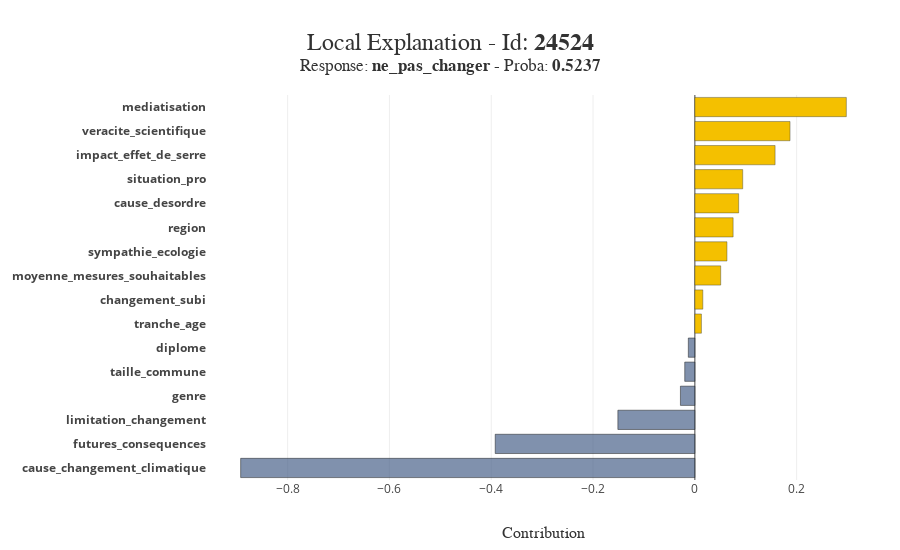

Notebook code for this chart:
### Code cell
#détail pour un individu
xpl.plot.local_plot(index=Xtest.iloc[0].name)

### Figure 1 — Plotly figure (JSON) as saved in the notebook; plotly's stock layout.template omitted (floating-point values rounded to 4 significant figures)
{"data": [{"customdata": ["<b>cause_changement_climatique :</b><br />phenomene_naturel"], "hovertemplate": "%{customdata}<br />Contribution: %{x:.4f}<extra></extra>", "marker": {"color": "rgba(74, 99, 138, 0.7)", "line": {"color": "rgba(27, 28, 28, 1.0)", "width": 0.5}}, "orientation": "h", "showlegend": false, "type": "bar", "x": [-0.8923], "y": ["<b>cause_changement_climatique</b>"]}, {"customdata": ["<b>futures_consequences :</b><br />Le changement aura des effets positifs"], "hovertemplate": "%{customdata}<br />Contribution: %{x:.4f}<extra></extra>", "marker": {"color": "rgba(74, 99, 138, 0.7)", "line": {"color": "rgba(27, 28, 28, 1.0)", "width": 0.5}}, "orientation": "h", "showlegend": false, "type": "bar", "x": [-0.3922], "y": ["<b>futures_consequences</b>"]}, {"customdata": ["<b>limitation_changement :</b><br />No rep."], "hovertemplate": "%{customdata}<br />Contribution: %{x:.4f}<extra></extra>", "marker": {"color": "rgba(74, 99, 138, 0.7)", "line": {"color": "rgba(27, 28, 28, 1.0)", "width": 0.5}}, "orientation": "h", "showlegend": false, "type": "bar", "x": [-0.1513], "y": ["<b>limitation_changement</b>"]}, {"customdata": ["<b>genre :</b><br />Un homme"], "hovertemplate": "%{customdata}<br />Contribution: %{x:.4f}<extra></extra>", "marker": {"color": "rgba(74, 99, 138, 0.7)", "line": {"color": "rgba(27, 28, 28, 1.0)", "width": 0.5}}, "orientation": "h", "showlegend": false, "type": "bar", "x": [-0.02835], "y": ["<b>genre</b>"]}, {"customdata": ["<b>taille_commune :</b><br />Dans une agglomération de 100.000 habitants et<br />plus, en province"], "hovertemplate": "%{customdata}<br />Contribution: %{x:.4f}<extra></extra>", "marker": {"color": "rgba(74, 99, 138, 0.7)", "line": {"color": "rgba(27, 28, 28, 1.0)", "width": 0.5}}, "orientation": "h", "showlegend": false, "type": "bar", "x": [-0.01989], "y": ["<b>taille_commune</b>"]}, {"customdata": ["<b>diplome :</b><br />Baccalauréat général, technologique ou professionnel"], "hovertemplate": "%{customdata}<br />Contribution: %{x:.4f}<extra></extra>", "marker": {"color": "rgba(74, 99, 138, 0.7)", "line": {"color": "rgba(27, 28, 28, 1.0)", "width": 0.5}}, "orientation": "h", "showlegend": false, "type": "bar", "x": [-0.01285], "y": ["<b>diplome</b>"]}, {"customdata": ["<b>tranche_age :</b><br />50-64 ans"], "hovertemplate": "%{customdata}<br />Contribution: %{x:.4f}<extra></extra>", "marker": {"color": "rgba(244, 192, 0, 1.0)", "line": {"color": "rgba(52, 55, 54, 0.8)", "width": 0.5}}, "orientation": "h", "showlegend": false, "type": "bar", "x": [0.01291], "y": ["<b>tranche_age</b>"]}, {"customdata": ["<b>changement_subi :</b><br />Non, jamais"], "hovertemplate": "%{customdata}<br />Contribution: %{x:.4f}<extra></extra>", "marker": {"color": "rgba(244, 192, 0, 1.0)", "line": {"color": "rgba(52, 55, 54, 0.8)", "width": 0.5}}, "orientation": "h", "showlegend": false, "type": "bar", "x": [0.01565], "y": ["<b>changement_subi</b>"]}, {"customdata": ["<b>moyenne_mesures_souhaitables :</b><br />2.0833333333333335"], "hovertemplate": "%{customdata}<br />Contribution: %{x:.4f}<extra></extra>", "marker": {"color": "rgba(244, 192, 0, 1.0)", "line": {"color": "rgba(52, 55, 54, 0.8)", "width": 0.5}}, "orientation": "h", "showlegend": false, "type": "bar", "x": [0.05078], "y": ["<b>moyenne_mesures_souhaitables</b>"]}, {"customdata": ["<b>sympathie_ecologie :</b><br />assez"], "hovertemplate": "%{customdata}<br />Contribution: %{x:.4f}<extra></extra>", "marker": {"color": "rgba(244, 192, 0, 1.0)", "line": {"color": "rgba(52, 55, 54, 0.8)", "width": 0.5}}, "orientation": "h", "showlegend": false, "type": "bar", "x": [0.06306], "y": ["<b>sympathie_ecologie</b>"]}, {"customdata": ["<b>region :</b><br />Basse - Normandie - Haute - Normandie"], "hovertemplate": "%{customdata}<br />Contribution: %{x:.4f}<extra></extra>", "marker": {"color": "rgba(244, 192, 0, 1.0)", "line": {"color": "rgba(52, 55, 54, 0.8)", "width": 0.5}}, "orientation": "h", "showlegend": false, "type": "bar", "x": [0.0752], "y": ["<b>region</b>"]}, {"customdata": ["<b>cause_desordre :</b><br />certitudes_causes"], "hovertemplate": "%{customdata}<br />Contribution: %{x:.4f}<extra></extra>", "marker": {"color": "rgba(244, 192, 0, 1.0)", "line": {"color": "rgba(52, 55, 54, 0.8)", "width": 0.5}}, "orientation": "h", "showlegend": false, "type": "bar", "x": [0.08607], "y": ["<b>cause_desordre</b>"]}, {"customdata": ["<b>situation_pro :</b><br />...exercez actuellement une profession"], "hovertemplate": "%{customdata}<br />Contribution: %{x:.4f}<extra></extra>", "marker": {"color": "rgba(244, 192, 0, 1.0)", "line": {"color": "rgba(52, 55, 54, 0.8)", "width": 0.5}}, "orientation": "h", "showlegend": false, "type": "bar", "x": [0.09402], "y": ["<b>situation_pro</b>"]}, {"customdata": ["<b>impact_effet_de_serre :</b><br />certitude_scientifique"], "hovertemplate": "%{customdata}<br />Contribution: %{x:.4f}<extra></extra>", "marker": {"color": "rgba(244, 192, 0, 1.0)", "line": {"color": "rgba(52, 55, 54, 0.8)", "width": 0.5}}, "orientation": "h", "showlegend": false, "type": "bar", "x": [0.1576], "y": ["<b>impact_effet_de_serre</b>"]}, {"customdata": ["<b>veracite_scientifique :</b><br />evalue_correctement"], "hovertemplate": "%{customdata}<br />Contribution: %{x:.4f}<extra></extra>", "marker": {"color": "rgba(244, 192, 0, 1.0)", "line": {"color": "rgba(52, 55, 54, 0.8)", "width": 0.5}}, "orientation": "h", "showlegend": false, "type": "bar", "x": [0.187], "y": ["<b>veracite_scientifique</b>"]}, {"customdata": ["<b>mediatisation :</b><br />On n'en parle pas assez"], "hovertemplate": "%{customdata}<br />Contribution: %{x:.4f}<extra></extra>", "marker": {"color": "rgba(244, 192, 0, 1.0)", "line": {"color": "rgba(52, 55, 54, 0.8)", "width": 0.5}}, "orientation": "h", "showlegend": false, "type": "bar", "x": [0.2976], "y": ["<b>mediatisation</b>"]}], "layout": {"barmode": "group", "height": 550, "hovermode": "closest", "margin": {"b": 70, "l": 150, "r": 20, "t": 95}, "title": {"font": {"color": "rgb(50, 50, 50)", "family": "Arial", "size": 24}, "text": "Local Explanation - Id: <b>24524</b><br><sup>Response: <b>ne_pas_changer</b> - Proba: <b>0.5237</b></sup>", "x": 0.5, "xanchor": "center", "y": 0.9091, "yanchor": "middle"}, "width": 900, "xaxis": {"title": {"font": {"color": "rgb(50, 50, 50)", "family": "Arial Black", "size": 16}, "text": "Contribution"}}, "yaxis": {"automargin": true, "dtick": 1, "title": {"font": {"color": "rgb(50, 50, 50)", "family": "Arial Black", "size": 16}}, "type": "category"}}}
